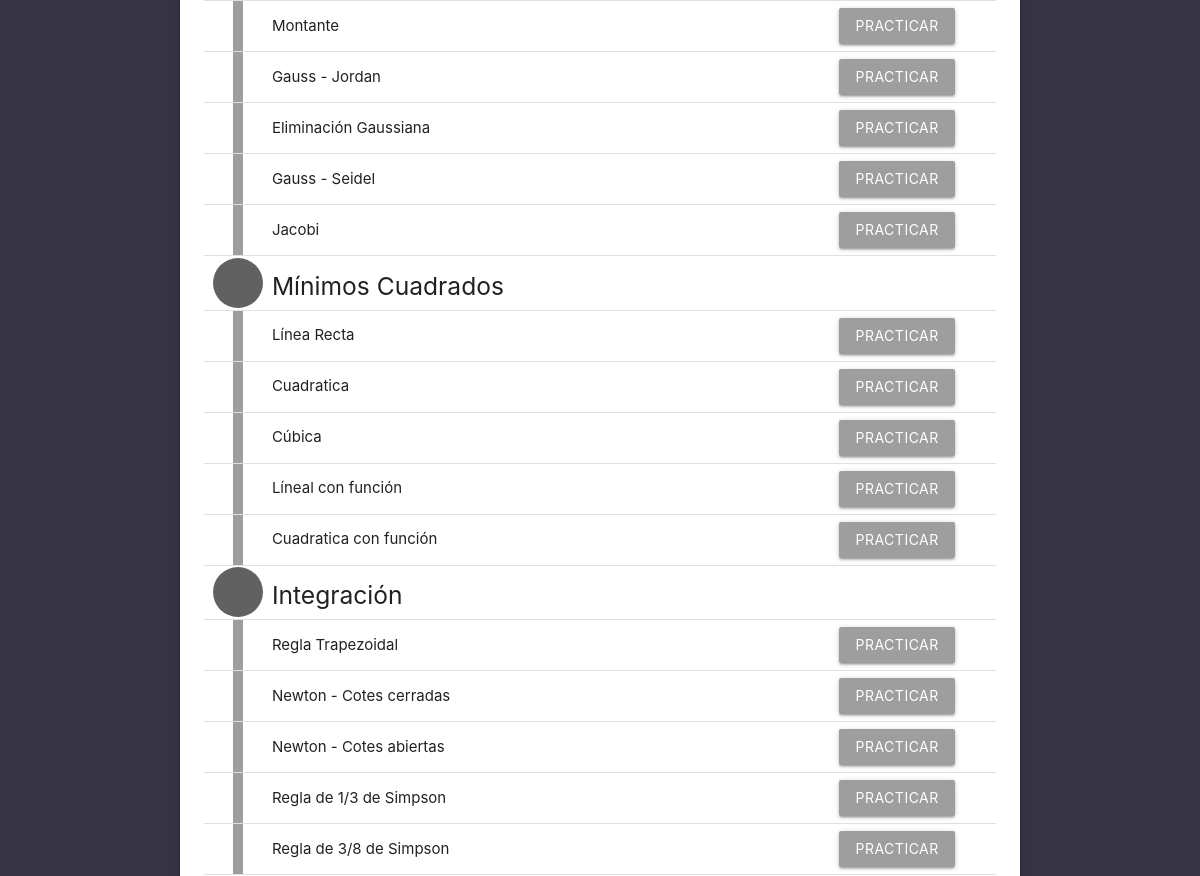
Page / (signed in, middle part) on the earlier database version.
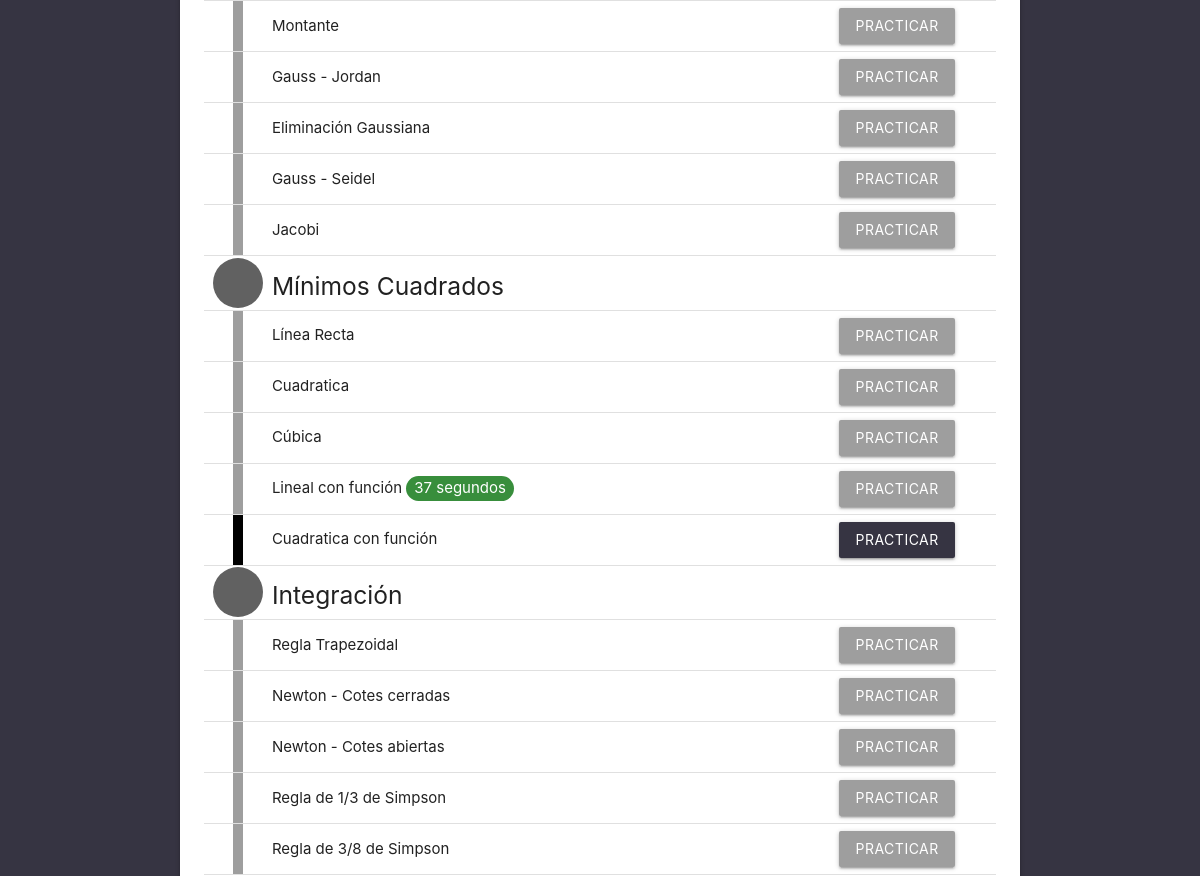
Same page on the later database version.
### gainspend/models.py (models this page shows)
class Method(models.Model):
    field_id = models.IntegerField(db_column='_id', primary_key=True, blank=True)
    name = models.TextField(blank=True, null=True)
    is_subject = models.BooleanField(blank=True, null=True)
    preface_name = models.TextField(blank=True, null=True)

### gainspend/views/base_views.py (the view)
# urls.py: path('',views.main_dashboard, name='main_dashboard'),
@login_required
def main_dashboard(request):
    methods = Method.objects.all()
    completed_list = []
    seconds_list = []
    second_tag_colors = []
    for method in methods:
        user_methods = UserMethod.objects.filter(user=request.user, method=method)
        completed = len(user_methods)
        if completed >= 1:
            completed_list.append(True)
            seconds = user_methods.order_by('seconds').first().seconds
            seconds_list.append(seconds)
            if seconds <= 180:
                second_tag_colors.append("green")
            elif seconds <= 360:
                second_tag_colors.append("yellow darken-4")
            else:
                second_tag_colors.append("red")
        else:
            completed_list.append(False)
            seconds_list.append(0)
            second_tag_colors.append("")
    completed_list.insert(0,True)
    completed_list[1] = True
    methods_list = zip(methods, completed_list, seconds_list, second_tag_colors)
    context = {
        "methods_list": methods_list
    }
    return render(request, 'gainspend/pages/main_dashboard.html', context)

### gainspend/templates/gainspend/pages/main_dashboard.html (shortened to what this page needs)
{% extends "../base/base_main.html" %}
{% load humanize %}
{% load static %}
{% block stylesheets %}
  {{ block.super }}
  <link rel="stylesheet" href="{% static 'gainspend/main_dashboard.css' %}">
{% endblock stylesheets %}
{% block content_center %}
<div class="container">
  <div class="card">
    <div class="card-content">
      <table class="progress_table">
        <tbody>
          {% for method, completed, seconds, tag_color in methods_list %}
          <tr>
            {% if method.is_subject %}
              {% if completed %}
                <td><div class="center-align subject_circle green"></div></td>
                <td><h5>{{ method.name }} </h5></td>
                <td></td>
              {% else %}
                <td><div class="center-align subject_circle grey darken-2"></div></td>
                <td><h5>{{ method.name }} </h5></td>
                <td></td>
              {% endif %}
            {% else %}
              {% if completed %}
                <td><div class="method_line black"></div></td>
                <td>{{ method.name }}
                </td>
                <td><a href="/preface_{{ method.preface_name }}"><div class="btn dark-purple">Practicar</div></a></td>
              {% else %}
                <td><div class="method_line grey"></div></td>
                <td>{{ method.name }}
                  {% if seconds > 0 %}
                    <span class="second_tag {{tag_color}} darken-2 white-text">{{seconds}} segundos</span>
                  {% endif %}
                </td>
                <td><a href="/preface_{{ method.preface_name }}"><div class="btn grey">Practicar</div></a></td>
              {% endif %}
            {% endif %}
          </tr>
          {% endfor %}
        </tbody>
      </table>
    </div>
  </div>
</div>
{% endblock content_center %}

Differences in the rows shown:
changed Method: name "Líneal con función" → "Lineal con función"; seconds (not shown) → "37"
